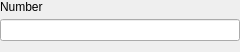
<?xml version="1.0" encoding="UTF-8"?>
<ui version="4.0">
 <class>NumberPatternUI</class>
 <widget class="QWidget" name="NumberPatternUI">
  <property name="geometry">
   <rect>
    <x>0</x>
    <y>0</y>
    <width>240</width>
    <height>52</height>
   </rect>
  </property>
  <property name="windowTitle">
   <string>Form</string>
  </property>
  <layout class="QVBoxLayout" name="verticalLayout">
   <property name="spacing">
    <number>5</number>
   </property>
   <property name="leftMargin">
    <number>0</number>
   </property>
   <property name="topMargin">
    <number>0</number>
   </property>
   <property name="rightMargin">
    <number>0</number>
   </property>
   <property name="bottomMargin">
    <number>0</number>
   </property>
   <item>
    <widget class="QLabel" name="label">
     <property name="text">
      <string>Number</string>
     </property>
    </widget>
   </item>
   <item>
    <widget class="QLineEdit" name="numberLineEdit">
     <property name="inputMask">
      <string/>
     </property>
     <property name="text">
      <string/>
     </property>
     <property name="maxLength">
      <number>5</number>
     </property>
    </widget>
   </item>
   <item>
    <spacer name="verticalSpacer">
     <property name="orientation">
      <enum>Qt::Vertical</enum>
     </property>
     <property name="sizeHint" stdset="0">
      <size>
       <width>20</width>
       <height>40</height>
      </size>
     </property>
    </spacer>
   </item>
  </layout>
 </widget>
 <resources/>
 <connections/>
</ui>
